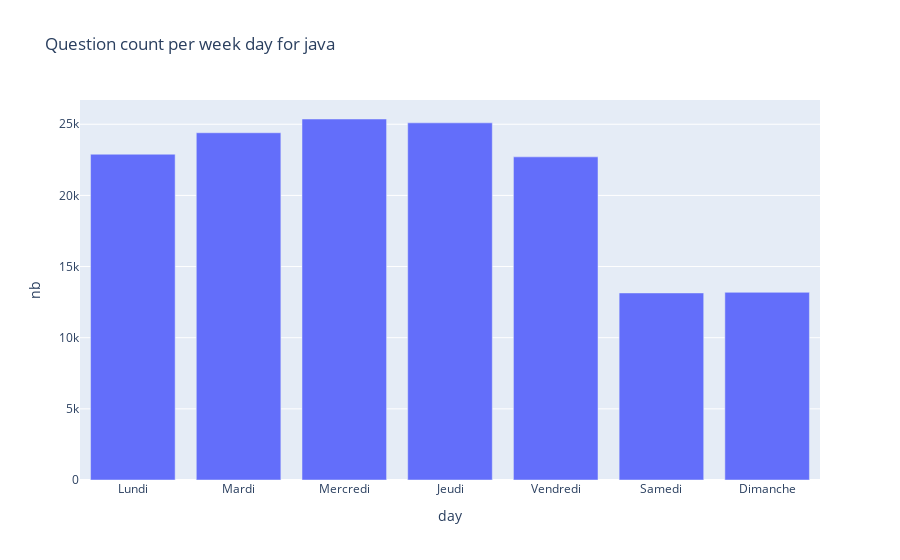

Notebook source saved alongside this figure:
### Code cell
TECHO = "java"

questions_count_per_day = pd.read_sql("""
    select count(q.id) as nb, date_part('isodow', asked_at) as weekday from question q
    join question_category qc on qc.question_id = q.id
    join category c on c.id = qc.category_id
    where c.name = %(techno)s
    group by weekday
""", client, params={"techno": TECHO})

days = ["Lundi", "Mardi", "Mercredi", "Jeudi", "Vendredi", "Samedi", "Dimanche"]
questions_count_per_day["day"] = questions_count_per_day["weekday"].apply(lambda x: days[int(x)-1])

fig = px.bar(questions_count_per_day, x='day', y='nb', title="Question count per week day for " + TECHO)
fig.show()

### Figure 1 — Plotly figure (JSON) as saved in the notebook; plotly's stock layout.template omitted (floating-point values rounded to 4 significant figures)
{"data": [{"alignmentgroup": "True", "hovertemplate": "day=%{x}<br>nb=%{y}<extra></extra>", "legendgroup": "", "marker": {"color": "#636efa", "pattern": {"shape": ""}}, "name": "", "offsetgroup": "", "orientation": "v", "showlegend": false, "textposition": "auto", "type": "bar", "x": ["Lundi", "Mardi", "Mercredi", "Jeudi", "Vendredi", "Samedi", "Dimanche"], "xaxis": "x", "y": [22894, 24404, 25370, 25101, 22709, 13145, 13188], "yaxis": "y"}], "layout": {"barmode": "relative", "legend": {"tracegroupgap": 0}, "title": {"text": "Question count per week day for java"}, "xaxis": {"anchor": "y", "domain": [0, 1], "title": {"text": "day"}}, "yaxis": {"anchor": "x", "domain": [0, 1], "title": {"text": "nb"}}}}
